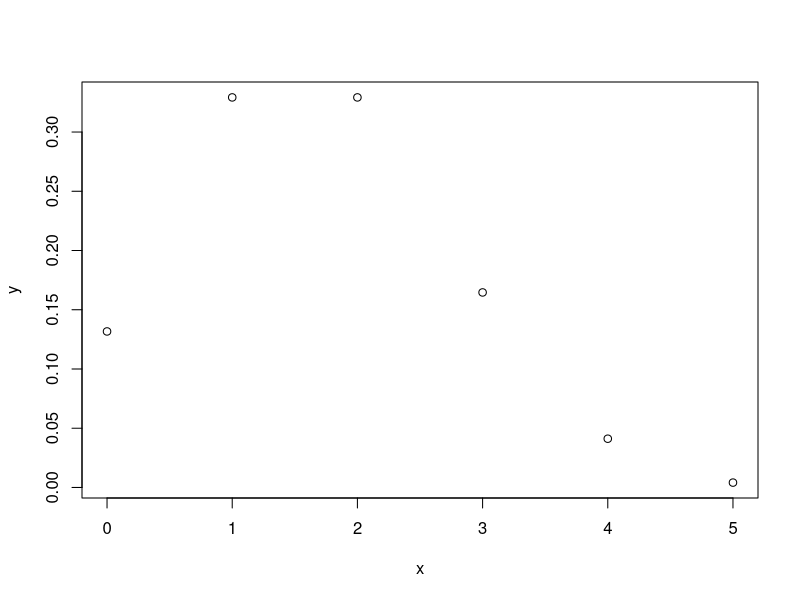
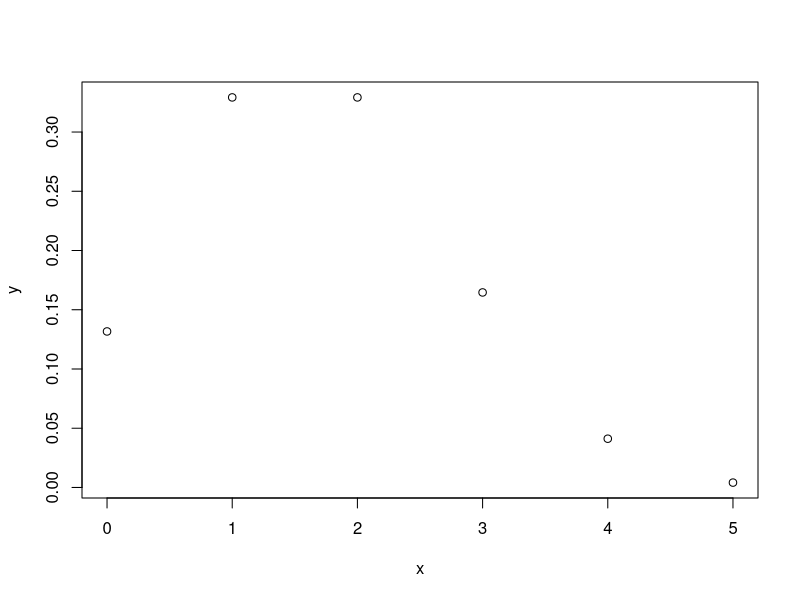
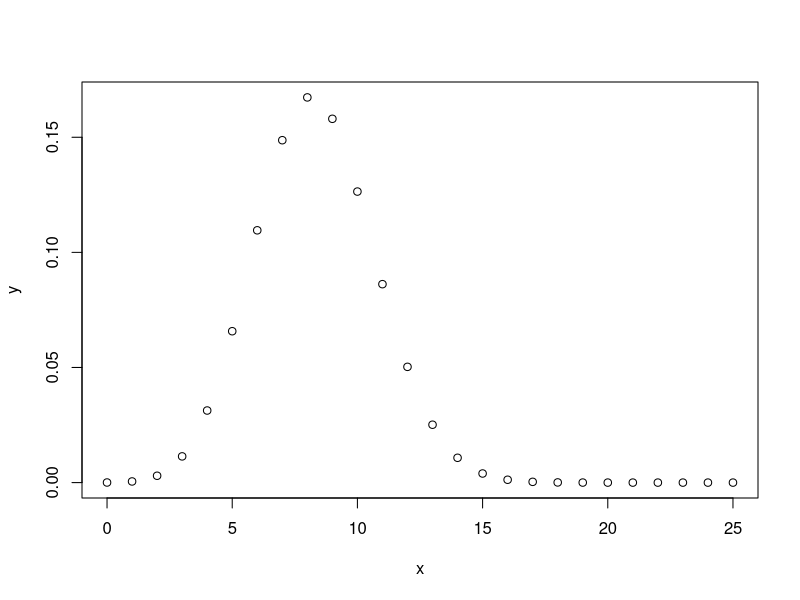
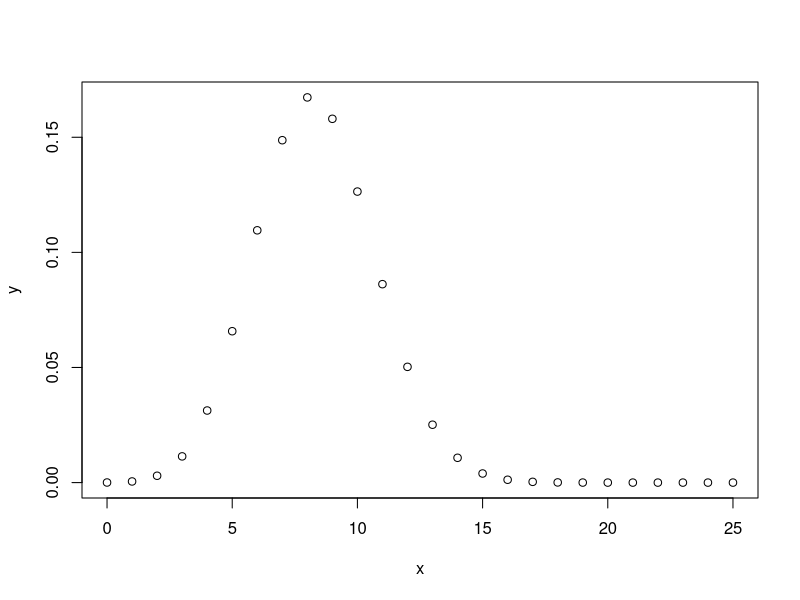

Here is the R script that generated these plots, in order:
## ---- chunk 1
knitr::opts_chunk$set(echo = TRUE)
## ---- chunk 2
x <- seq(0,5,by = 1)
y <- dbinom(x,size=5,prob=1/3)
plot(x,y)

binom.test(x = 5, n = 5, p = 1/3,
           alternative = "two.sided",
           conf.level = 0.95)

binom.test(x = 4, n = 5, p = 1/3,
           alternative = "two.sided",
           conf.level = 0.95)
## ---- chunk 3
x <- seq(0,5,by = 1)
y <- dbinom(x,size=5,prob=1/3)
plot(x,y)

binom.test(x = 0, n = 5, p = 1/3,
           alternative = "less",
           conf.level = 0.95)

## ---- chunk 4

x <- seq(0,25,by = 1)
y <- dbinom(x,size=25,prob=1/3)
plot(x,y)

binom.test(x = 14, n = 25, p = 1/3,
           alternative = "two.sided",
           conf.level = 0.95)

binom.test(x = 3, n = 25, p = 1/3,
           alternative = "two.sided",
           conf.level = 0.95)

## ---- chunk 5
x <- seq(0,25,by = 1)
y <- dbinom(x,size=25,prob=1/3)
plot(x,y)

binom.test(x = 4, n = 25, p = 1/3,
           alternative = "less",
           conf.level = 0.95)

## ---- chunk 6

library(dplyr) 
data <- read.csv("ppha312x2021.csv")
data <- mutate(data, age = as.numeric(age))
data <- data %>% 
  mutate(ishispanic = ifelse(hispan == "Not Hispanic", 0, 1), isafricanamerican = ifelse(race == "Black/African American/Negro", 1, 0))

data_filtered <- data %>%
  filter(age >= 25 & age <= 55, race == "White" | race == "Black/African American/Negro", ishispanic == 0, sex == "Female")

data_filtered <- data_filtered %>%
  mutate(isemployed = ifelse(empstat == "Employed", 1, 0))

data_filtered %>%
  group_by(race) %>%
  count(race, isemployed) %>%
  summarise(n, freq= n/sum(n))

# white female employed: 811 
# white female umemployed: 270
# black female employed: 600
# black female unemployed: 202

d <- matrix(c(793,265,600,202), nrow=2)
fisher.test(d, alternative='two.sided')


chisq.test(d, correct = FALSE)
## ---- chunk 7

data_filtered_again <- data_filtered %>%
  filter(inctot >= 0 & inctot < 9999999)

white_female_incomes <- data_filtered_again %>%
  filter(race == "White") %>%
  pull(inctot)

black_female_incomes <- data_filtered_again %>%
  filter(race == "Black/African American/Negro") %>%
  pull(inctot)

t.test(white_female_incomes, black_female_incomes, mu=0)
